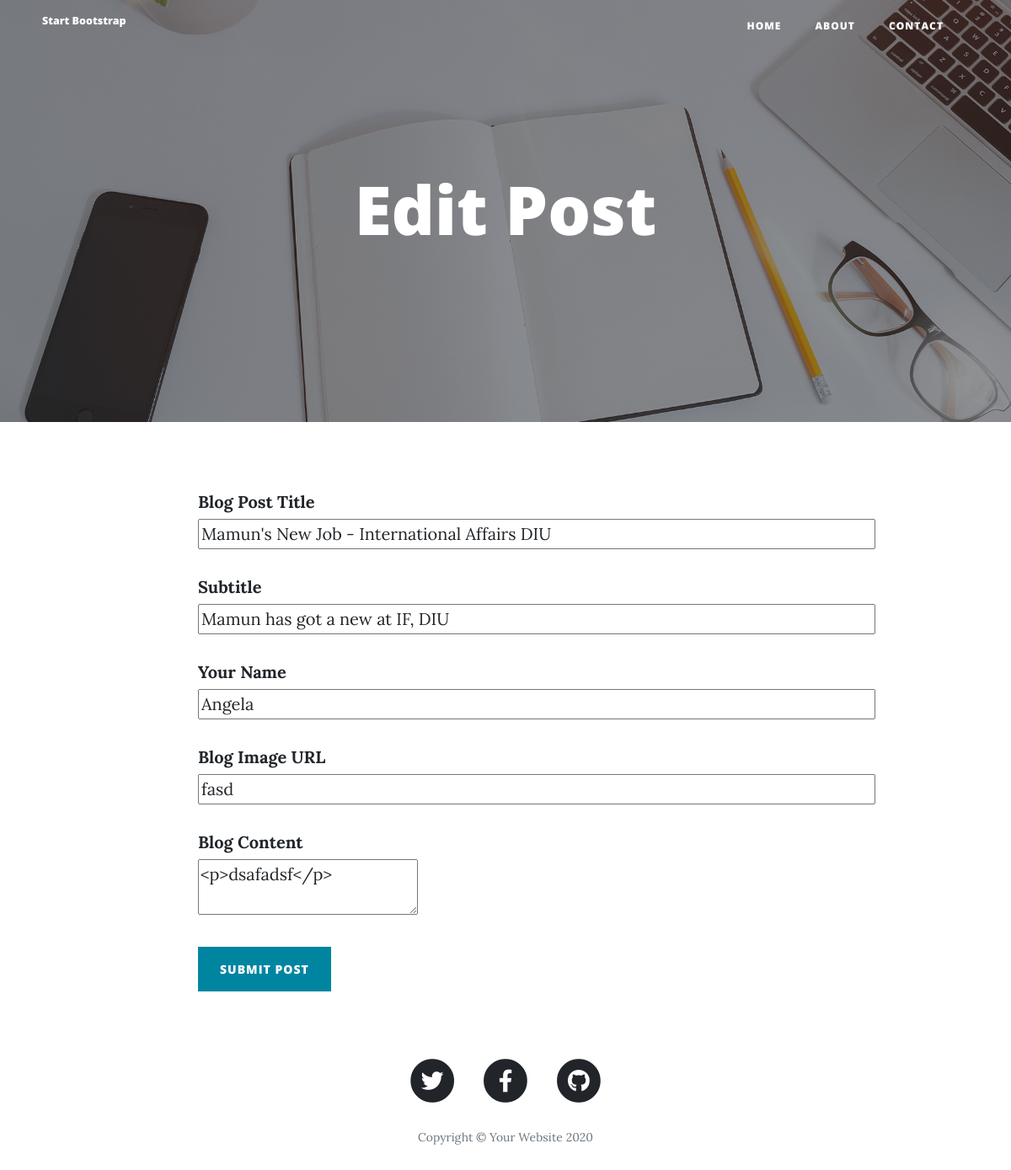
The app's page /edit-post/7, older data.
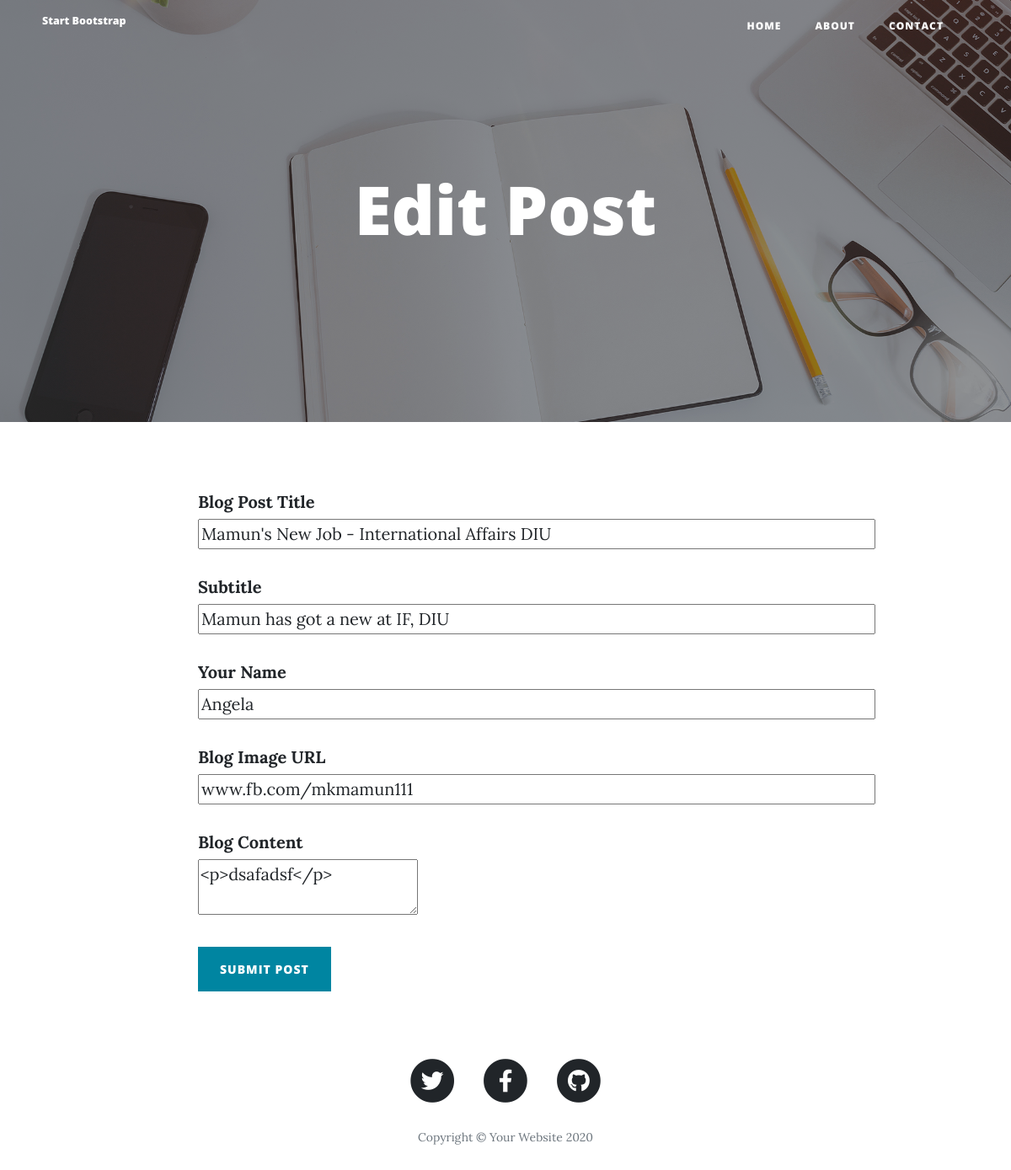
The same page, newer data.
### main.py (models this page shows, shortened)
class BlogPost(db.Model):
    id = db.Column(db.Integer, primary_key=True, autoincrement=True)
    title = db.Column(db.String(250), unique=True, nullable=False)
    subtitle = db.Column(db.String(250), nullable=False)
    date = db.Column(db.String(250), nullable=False)
    body = db.Column(db.Text, nullable=False)
    author = db.Column(db.String(250), nullable=False)
    img_url = db.Column(db.String(250), nullable=False)

### main.py (the view, shortened to what this page needs)
@app.route("/edit-post/<int:post_id>", methods=["GET", "POST"])
def edit_post(post_id):
    new_posts = db.session.query(BlogPost).get(post_id)
    edit_form = CreatePostForm(title=new_posts.title, subtitle=new_posts.subtitle, img_url=new_posts.img_url,
                               author=new_posts.author,
                               body=new_posts.body)
    return render_template("make-post.html", pid=post_id, form=edit_form, is_edit=True)

### main.py
class CreatePostForm(FlaskForm):
    title = StringField("Blog Post Title", validators=[DataRequired()])
    subtitle = StringField("Subtitle", validators=[DataRequired()])
    author = StringField("Your Name", validators=[DataRequired()])
    img_url = StringField("Blog Image URL", validators=[DataRequired(), URL()])
    body = CKEditorField("Blog Content", validators=[DataRequired()])
    submit = SubmitField("Submit Post")

### templates/make-post.html (shortened to what this page needs)
{% extends 'bootstrap/base.html' %}
{% block content %}
{% include "header.html" %}
  <header class="masthead" style="background-image: url('{{ url_for('static', filename='img/edit-bg.jpg')}}')">
    <div class="overlay"></div>
    <div class="container">
      <div class="row">
        <div class="col-lg-8 col-md-10 mx-auto">
          <div class="page-heading">
            {% if is_edit %}
              <h1>Edit Post</h1>
              {% else %}
              <h1>New Post</h1>
              {% endif %}
          </div>
        </div>
      </div>
      </div>
  </header>
  <div class="container">
    <div class="row">
      <div class="col-lg-8 col-md-10 mx-auto">
        <div>
         <form method="post">
            <p>{{ form.title.label() }} <br>{{form.title(size=65)}}</p>
            <p>{{ form.subtitle.label() }} <br>{{form.subtitle(size=65)}}</p>
            <p>{{ form.author.label() }} <br>{{form.author(size=65)}}</p>
            <p>{{ form.img_url.label() }} <br>{{form.img_url(size=65)}}</p>
            <p>{{ form.body.label() }} <br>{{form.body(size=65)}}</p>
            <p>{{ form.submit(class="btn btn-primary") }} </p>
        </form>
      </div>
    </div>
  </div>
  </div>
{% include "footer.html" %}
{% endblock %}

Row changes from the older to the newer data that the page shows:
changed BlogPost "Mamun's New Job - International Affairs DIU": img_url "fasd" → "www.fb.com/mkmamun111"
